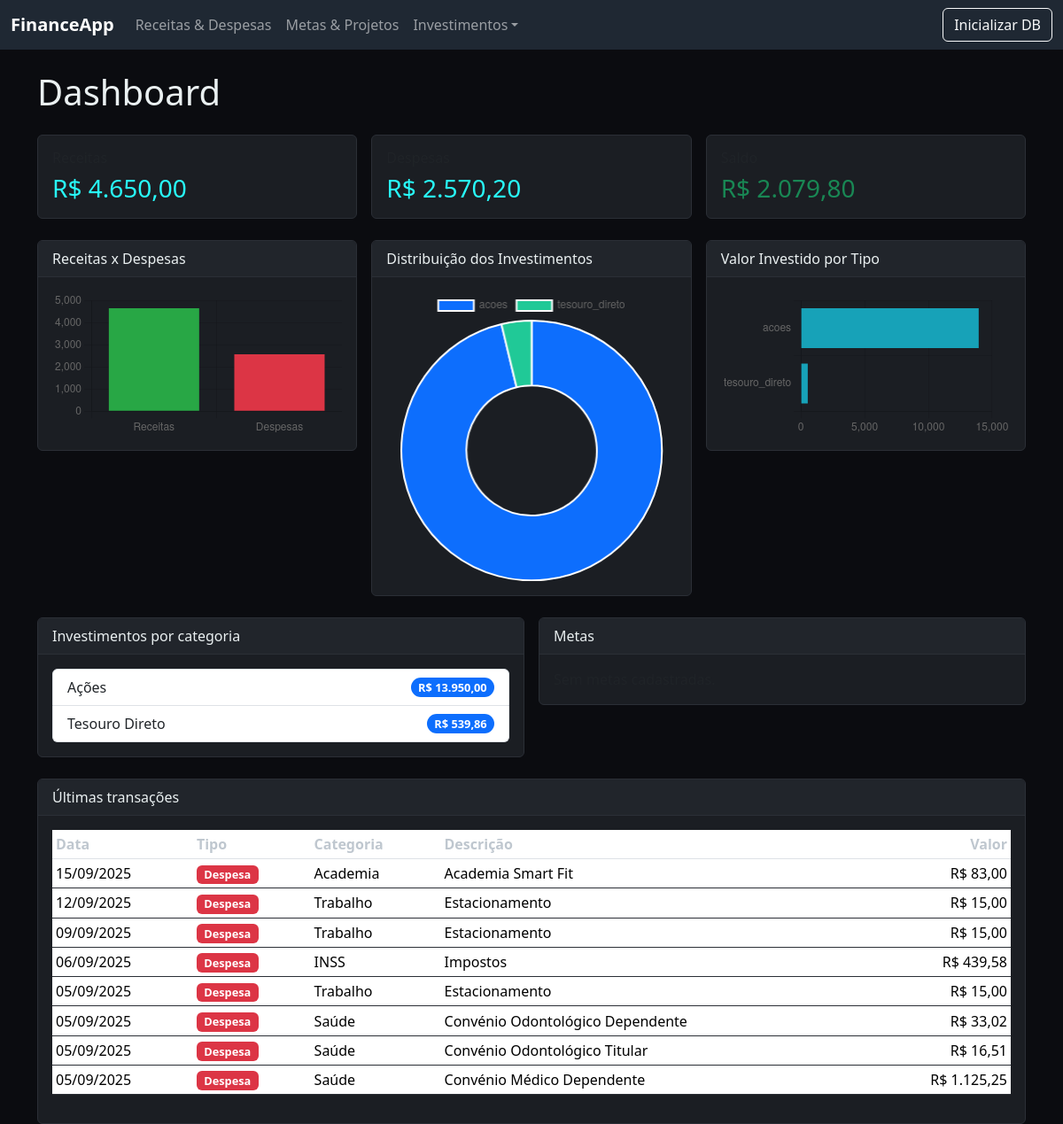
Before: / with the older database file.
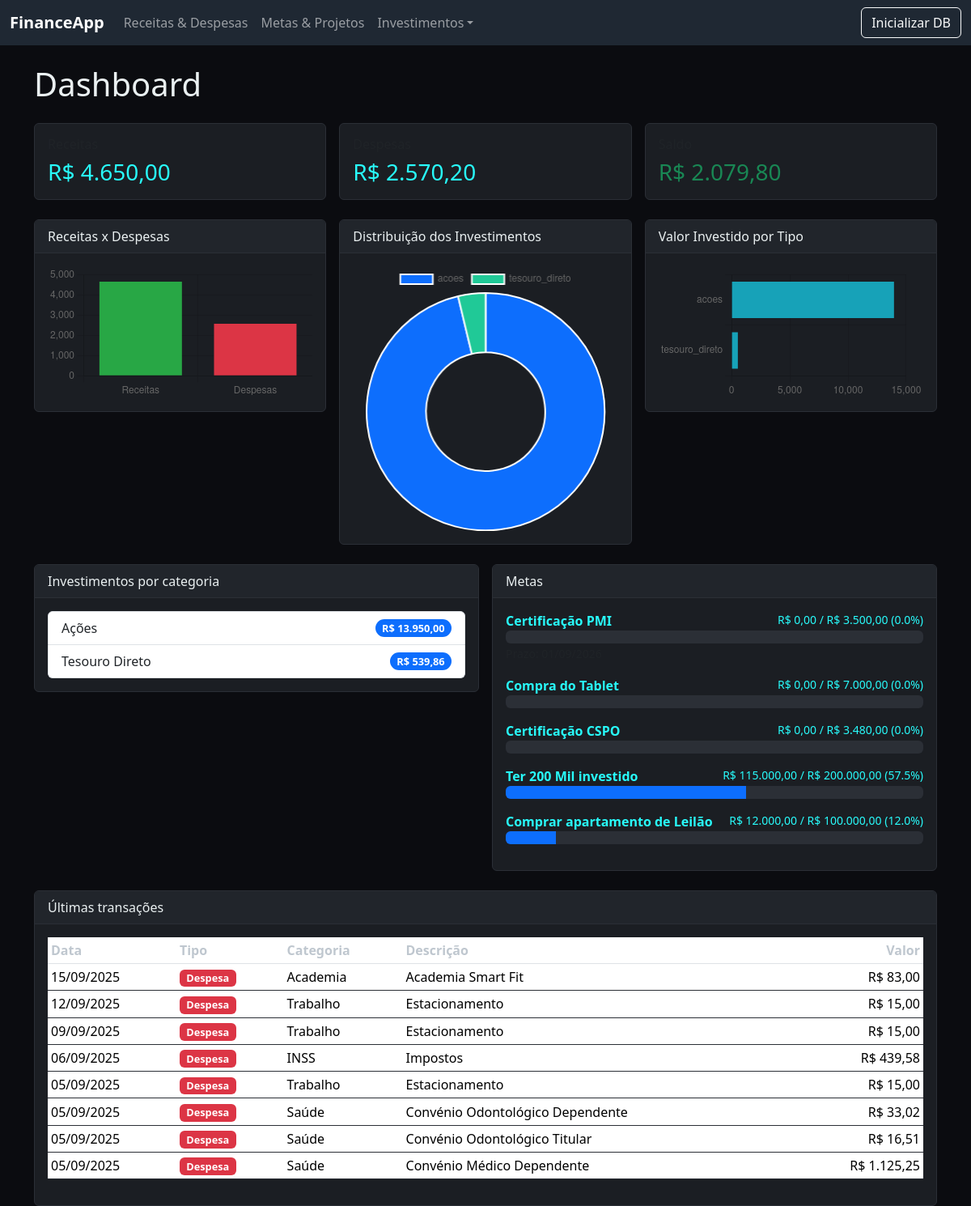
After: the same page with the newer database file.
### app.py (models this page shows)
class Transaction(db.Model):
    __tablename__ = 'transactions'
    id = db.Column(db.Integer, primary_key=True)
    tipo = db.Column(db.String(20), nullable=False)  # 'receita' ou 'despesa'
    categoria = db.Column(db.String(50), nullable=True)  # opcional (ex: alimentação, salário)
    descricao = db.Column(db.String(200), nullable=False)
    valor = db.Column(db.Float, nullable=False)
    data = db.Column(db.Date, nullable=False, default=datetime.utcnow)
    cd_payment_type = db.Column(db.Integer, nullable=True)

class Goal(db.Model):
    __tablename__ = 'goals'
    id = db.Column(db.Integer, primary_key=True)
    nome = db.Column(db.String(200), nullable=False)
    valor_meta = db.Column(db.Float, nullable=False)
    valor_acumulado = db.Column(db.Float, nullable=False, default=0.0)
    prazo = db.Column(db.Date, nullable=True)

### app.py (the view)
@app.route('/')
def dashboard():
    receitas = db.session.query(func.coalesce(func.sum(case((Transaction.tipo=='receita', Transaction.valor), else_=0)), 0)).scalar() or 0
    despesas = db.session.query(func.coalesce(func.sum(case((Transaction.tipo=='despesa', Transaction.valor), else_=0)), 0)).scalar() or 0
    saldo = receitas - despesas
    soma_por_categoria = db.session.query(Investment.categoria, func.coalesce(func.sum(Investment.valor_investido), 0))\
                                   .group_by(Investment.categoria).all()
    inv_por_categoria = {cat: total for cat, total in soma_por_categoria}
    metas = Goal.query.all()
    ultimas_transacoes = Transaction.query.order_by(Transaction.data.desc(), Transaction.id.desc()).limit(8).all()
    return render_template('dashboard.html',
                           receitas=receitas, despesas=despesas, saldo=saldo,
                           inv_por_categoria=inv_por_categoria, metas=metas,
                           ultimas_transacoes=ultimas_transacoes)

### app.py (called while the page is built)
def money(n):
    return f"R$ {n:,.2f}".replace(",", "X").replace(".", ",").replace("X", ".")

### templates/dashboard.html (shortened to what this page needs)
{% extends "base.html" %}
{% block content %}
<h1 class="mb-4">Dashboard</h1>
<div class="row g-3 mb-4">
  <div class="col-md-4">
    <div class="card kpi-card">
      <div class="card-body">
        <h6 class="text-muted">Receitas</h6>
        <h3>{{ receitas|money }}</h3>
      </div>
    </div>
  </div>
  <div class="col-md-4">
    <div class="card kpi-card">
      <div class="card-body">
        <h6 class="text-muted">Despesas</h6>
        <h3>{{ despesas|money }}</h3>
      </div>
    </div>
  </div>
  <div class="col-md-4">
    <div class="card kpi-card">
      <div class="card-body">
        <h6 class="text-muted">Saldo</h6>
        <h3 class="{{ 'text-success' if saldo>=0 else 'text-danger' }}">{{ saldo|money }}</h3>
      </div>
    </div>
  </div>
</div>
<div class="row g-3 mb-4">
  <div class="col-md-4">
    <div class="card">
      <div class="card-header">Receitas x Despesas</div>
      <div class="card-body">
        <canvas id="chartReceitasDespesas"></canvas>
      </div>
    </div>
  </div>
  <div class="col-md-4">
    <div class="card">
      <div class="card-header">Distribuição dos Investimentos</div>
      <div class="card-body">
        <canvas id="chartInvestimentos"></canvas>
      </div>
    </div>
  </div>
  <div class="col-md-4">
    <div class="card">
      <div class="card-header">Valor Investido por Tipo</div>
      <div class="card-body">
        <canvas id="chartValorPorTipo"></canvas>
      </div>
    </div>
  </div>
</div>
<div class="row g-3 mb-4">
  <div class="col-md-6">
    <div class="card">
      <div class="card-header">Investimentos por categoria</div>
      <div class="card-body">
        {% if inv_por_categoria %}
          <ul class="list-group">
            {% for cat, total in inv_por_categoria.items() %}
              <li class="list-group-item d-flex justify-content-between align-items-center">
                {{ {'acoes':'Ações','renda_fixa':'Renda Fixa','tesouro_direto':'Tesouro Direto','fiis':'FIIs'}.get(cat, cat) }}
                <span class="badge bg-primary rounded-pill">{{ total|money }}</span>
              </li>
            {% endfor %}
          </ul>
        {% else %}
          <p class="text-muted mb-0">Sem investimentos lançados ainda.</p>
        {% endif %}
      </div>
    </div>
  </div>
  <div class="col-md-6">
    <div class="card">
      <div class="card-header">Metas</div>
      <div class="card-body">
        {% if metas %}
          {% for m in metas %}
            {% set progresso = (m.valor_acumulado / m.valor_meta * 100) if m.valor_meta else 0 %}
            <div class="mb-3">
              <div class="d-flex justify-content-between">
                <strong>{{ m.nome }}</strong>
                <small>{{ m.valor_acumulado|money }} / {{ m.valor_meta|money }} ({{ progresso|round(1) }}%)</small>
              </div>
              <div class="progress" role="progressbar" aria-valuenow="{{ progresso|round(0) }}" aria-valuemin="0" aria-valuemax="100">
                <div class="progress-bar" style="width: {{ progresso if progresso<=100 else 100 }}%""></div>
              </div>
              {% if m.prazo %}<small class="text-muted">Prazo: {{ m.prazo.strftime('%d/%m/%Y') }}</small>{% endif %}
            </div>
          {% endfor %}
        {% else %}
          <p class="text-muted mb-0">Sem metas cadastradas.</p>
        {% endif %}
      </div>
    </div>
  </div>
</div>
<div class="card">
  <div class="card-header">Últimas transações</div>
  <div class="card-body table-responsive">
    {% if ultimas_transacoes %}
    <table class="table table-sm align-middle">
      <thead>
        <tr>
          <th>Data</th><th>Tipo</th><th>Categoria</th><th>Descrição</th><th class="text-end">Valor</th>
        </tr>
      </thead>
      <tbody>
        {% for t in ultimas_transacoes %}
        <tr>
          <td>{{ t.data.strftime('%d/%m/%Y') }}</td>
          <td><span class="badge {{ 'bg-success' if t.tipo=='receita' else 'bg-danger' }}">{{ t.tipo.title() }}</span></td>
          <td>{{ t.categoria or '-' }}</td>
          <td>{{ t.descricao }}</td>
          <td class="text-end">{{ t.valor|money }}</td>
        </tr>
        {% endfor %}
      </tbody>
    </table>
    {% else %}
      <p class="text-muted mb-0">Sem transações ainda.</p>
    {% endif %}
  </div>
</div>
{% endblock %}

### templates/base.html (shortened to what this page needs)
<!doctype html>
<html lang="pt-br">
<head>
  <link href="https://cdn.jsdelivr.net/npm/bootstrap@5.3.2/dist/css/bootstrap.min.css" rel="stylesheet">
  <link rel="stylesheet" href="{{ url_for('static', filename='styles.css') }}">
</head>
<body>
<nav class="navbar navbar-expand-lg navbar-dark bg-dark mb-4">
  <div class="container-fluid">
    <a class="navbar-brand fw-bold" href="{{ url_for('dashboard') }}">FinanceApp</a>
    <div class="collapse navbar-collapse" id="nav">
      <ul class="navbar-nav me-auto mb-2 mb-lg-0">
        <li class="nav-item"><a class="nav-link" href="{{ url_for('transacoes') }}">Receitas & Despesas</a></li>
        <li class="nav-item"><a class="nav-link" href="{{ url_for('metas') }}">Metas & Projetos</a></li>
        <li class="nav-item dropdown">
          <a class="nav-link dropdown-toggle" href="#" role="button" data-bs-toggle="dropdown" aria-expanded="false">Investimentos</a>
        </li>
      </ul>
      <a class="btn btn-outline-light" href="{{ url_for('init_db') }}">Inicializar DB</a>
    </div>
  </div>
</nav>
<div class="container">
  {% block content %}{% endblock %}
</div>
</body>
</html>

### static/styles.css (style rules this page uses)
body { background: #0b0c10; color: #eaf0f1; }
.navbar { background: #1f2833 !important; }
.card { background: #1b1e23; border: 1px solid #2b2f36; color:#28fbfb }
.card-header { background: #21252b; color: #eaf0f1; border-bottom: 1px solid #2b2f36; }
.table { color: #eaf0f1; }
.table thead th { color: #bfc7cf; }
.table tbody tr { border-color: #2b2f36 }
.kpi-card h3 { margin: 0; }
.progress { background-color: #2b2f36; }
.progress-bar { background-color: #0d6efd; }
.badge { font-size: .8rem; }
a, .btn-link { color: #66fcf1; }

Changed rows visible on the page:
added Goal: nome "Certificação PMI", valor_acumulado "R$ 0,00", valor_meta "R$ 3.500,00", valor_acumulado "0.0"
added Goal: nome "Compra do Tablet", valor_acumulado "R$ 0,00", valor_meta "R$ 7.000,00", valor_acumulado "0.0"
added Goal: nome "Certificação CSPO", valor_acumulado "R$ 0,00", valor_meta "R$ 3.480,00", valor_acumulado "0.0"
added Goal: nome "Ter 200 Mil investido", valor_acumulado "R$ 115.000,00", valor_meta "R$ 200.000,00", progresso "57.5", {{ progresso|round(0) }} 57.0 (drawn), {{ progresso if progresso<=100 else 100 }} 57.49999999999999 (drawn)
added Goal: nome "Comprar apartamento de Leilão", valor_acumulado "R$ 12.000,00", valor_meta "R$ 100.000,00", progresso "12.0"
